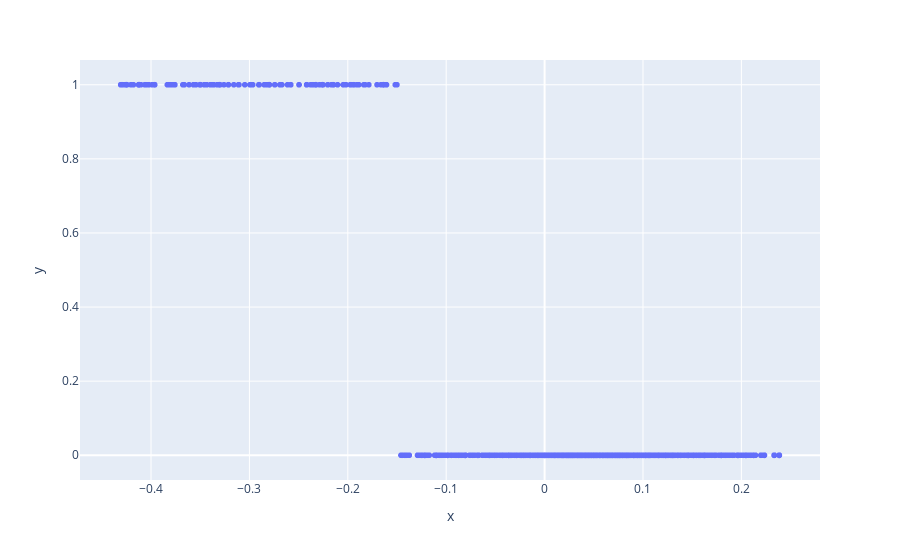

Notebook code cell kept with this figure:
### Code cell
import plotly.express as px

fig = px.scatter(x=X_model_scores_clean, y=kmeans.fit_predict(X_model_scores))
fig.show()

### Figure 1 — Plotly figure (JSON) as saved in the notebook; plotly's stock layout.template omitted (floating-point values rounded to 4 significant figures; data arrays with more than 128 entries replaced by an {"elided": "..."} marker saying what was removed)
{"data": [{"hovertemplate": "x=%{x}<br>y=%{y}<extra></extra>", "legendgroup": "", "marker": {"color": "#636efa", "symbol": "circle"}, "mode": "markers", "name": "", "showlegend": false, "type": "scattergl", "x": {"elided": "11053 float values"}, "xaxis": "x", "y": {"elided": "11053 int values"}, "yaxis": "y"}], "layout": {"legend": {"tracegroupgap": 0}, "margin": {"t": 60}, "xaxis": {"anchor": "y", "domain": [0, 1], "title": {"text": "x"}}, "yaxis": {"anchor": "x", "domain": [0, 1], "title": {"text": "y"}}}}
